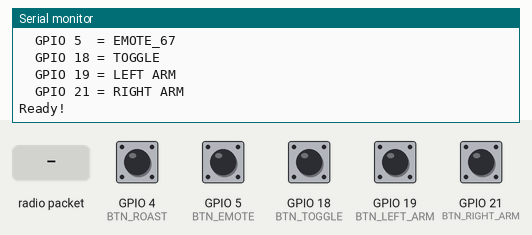
The sketch below on a simulated ESP32. Parts: the last lines printed to the serial monitor. The test bench sets the inputs (shaded band); at power-on: GPIO 4 (BTN_ROAST), GPIO 5 (BTN_EMOTE), GPIO 18 (BTN_TOGGLE), GPIO 19 (BTN_LEFT_ARM), GPIO 21 (BTN_RIGHT_ARM) HIGH.

Above: at 2.2 s.
2.3 s: GPIO 4 (BTN_ROAST) pulled LOW for 0.15 s
At 2.7 s:
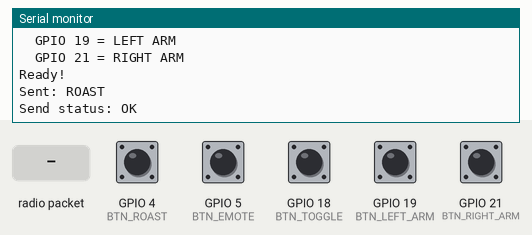
3.9 s: GPIO 5 (BTN_EMOTE) pulled LOW for 0.15 s
At 5.1 s:
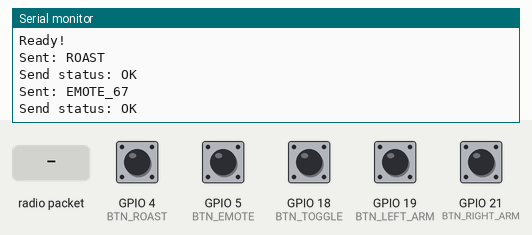
5.5 s: GPIO 18 (BTN_TOGGLE) pulled LOW for 0.15 s
At 6.3 s:
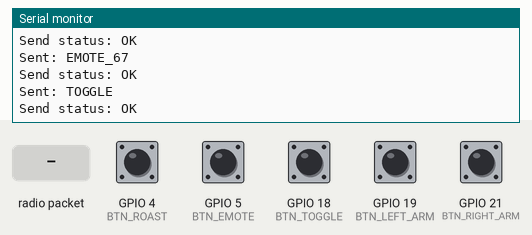
7.1 s: GPIO 19 (BTN_LEFT_ARM) pulled LOW for 0.15 s
At 7.5 s:
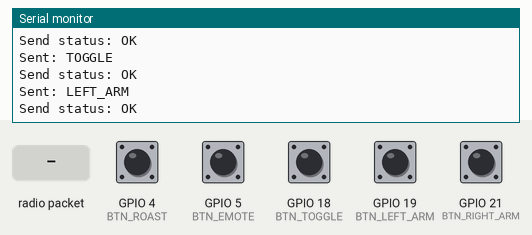
8.7 s: GPIO 21 (BTN_RIGHT_ARM) pulled LOW for 0.15 s
At 9.9 s:
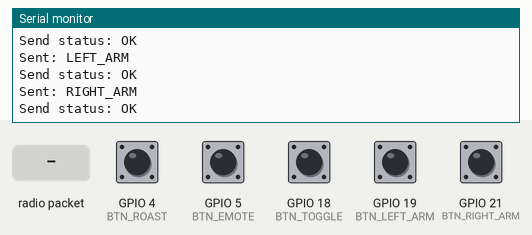
10.3 s: radio packet "1" arrives
At 11.7 s:
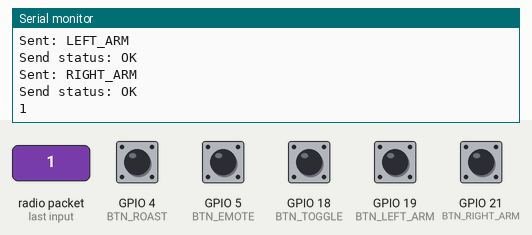

The sketch:

final_gateway_1.ino
```cpp
/*
 * ESP32 #1 - GATEWAY (with buttons)
 *
 * Sends button commands via ESP-NOW to Robot ESP32
 *
 * Buttons:
 *   GPIO 4  - ROAST
 *   GPIO 5  - EMOTE_67
 *   GPIO 18 - TOGGLE MODE
 *   GPIO 19 - LEFT ARM
 *   GPIO 21 - RIGHT ARM
 */

#include <WiFi.h>
#include <esp_now.h>

// Robot ESP32 MAC Address
uint8_t robotMAC[] = {0x00, 0x70, 0x07, 0x0E, 0xA1, 0x18};

// Button pins
#define BTN_ROAST     4
#define BTN_EMOTE     5
#define BTN_TOGGLE    18
#define BTN_LEFT_ARM  19
#define BTN_RIGHT_ARM 21

#define DEBOUNCE_MS 200

// Message structure
typedef struct {
    char command[245];
} Message;

Message msg;
esp_now_peer_info_t peerInfo;
unsigned long lastPress = 0;

void onDataSent(const wifi_tx_info_t *info, esp_now_send_status_t status) {
    Serial.print("Send status: ");
    Serial.println(status == ESP_NOW_SEND_SUCCESS ? "OK" : "FAIL");
}

void onDataRecv(const esp_now_recv_info *info, const uint8_t *data, int len) {
    Message *incoming = (Message *)data;
    Serial.println(incoming->command);
}

void sendCommand(const char *cmd) {
    strcpy(msg.command, cmd);
    esp_now_send(robotMAC, (uint8_t *)&msg, sizeof(msg));
    Serial.print("Sent: ");
    Serial.println(cmd);
}

void setup() {
    Serial.begin(115200);
    delay(1000);

    pinMode(BTN_ROAST, INPUT_PULLUP);
    pinMode(BTN_EMOTE, INPUT_PULLUP);
    pinMode(BTN_TOGGLE, INPUT_PULLUP);
    pinMode(BTN_LEFT_ARM, INPUT_PULLUP);
    pinMode(BTN_RIGHT_ARM, INPUT_PULLUP);

    WiFi.mode(WIFI_STA);
    Serial.println();
    Serial.println("════════════════════════════════════════");
    Serial.println("     ESP32 GATEWAY");
    Serial.println("════════════════════════════════════════");
    Serial.print("MAC: ");
    Serial.println(WiFi.macAddress());

    if (esp_now_init() != ESP_OK) {
        Serial.println("ESP-NOW init failed!");
        return;
    }

    esp_now_register_send_cb(onDataSent);
    esp_now_register_recv_cb(onDataRecv);

    memcpy(peerInfo.peer_addr, robotMAC, 6);
    peerInfo.channel = 0;
    peerInfo.encrypt = false;

    if (esp_now_add_peer(&peerInfo) != ESP_OK) {
        Serial.println("Failed to add peer");
        return;
    }

    Serial.println();
    Serial.println("Buttons:");
    Serial.println("  GPIO 4  = ROAST");
    Serial.println("  GPIO 5  = EMOTE_67");
    Serial.println("  GPIO 18 = TOGGLE");
    Serial.println("  GPIO 19 = LEFT ARM");
    Serial.println("  GPIO 21 = RIGHT ARM");
    Serial.println();
    Serial.println("Ready!");
}

void loop() {
    if (millis() - lastPress < DEBOUNCE_MS) return;

    if (digitalRead(BTN_ROAST) == LOW) {
        sendCommand("ROAST");
        lastPress = millis();
    }
    if (digitalRead(BTN_EMOTE) == LOW) {
        sendCommand("EMOTE_67");
        lastPress = millis();
    }
    if (digitalRead(BTN_TOGGLE) == LOW) {
        sendCommand("TOGGLE");
        lastPress = millis();
    }
    if (digitalRead(BTN_LEFT_ARM) == LOW) {
        sendCommand("LEFT_ARM");
        lastPress = millis();
    }
    if (digitalRead(BTN_RIGHT_ARM) == LOW) {
        sendCommand("RIGHT_ARM");
        lastPress = millis();
    }
}
```

Measured:
- after the input at 2.3 s, the serial monitor: prints a new line at once (image 1)
- after the input at 3.9 s, the serial monitor: prints a new line at once (image 2)
- after the input at 5.5 s, the serial monitor: prints a new line at once (image 3)
- after the input at 7.1 s, the serial monitor: prints a new line at once (image 4)
- after the input at 8.7 s, the serial monitor: prints a new line at once (image 5)
- after the input at 10.3 s, the serial monitor: prints a new line at once (image 6)
